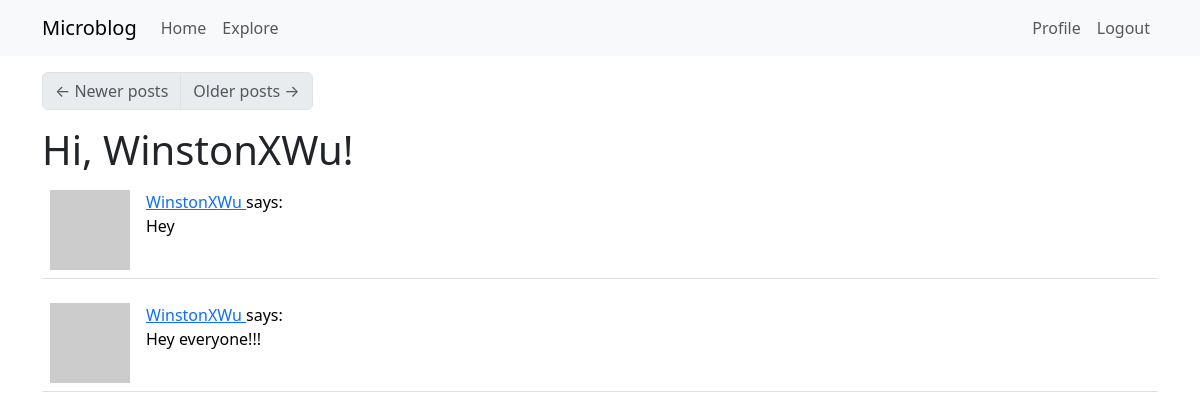
The page /explore (signed in) on the database as committed earlier.
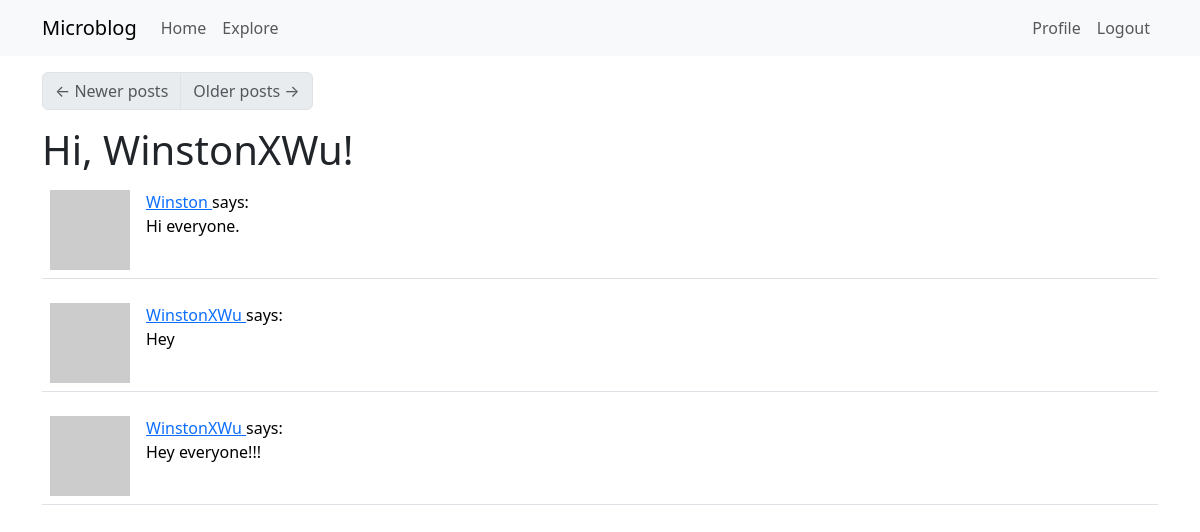
The same page on the database as committed later.
### app/models.py (models this page shows, shortened)
class Post(db.Model):
    id: so.Mapped[int] = so.mapped_column(primary_key=True)
    body: so.Mapped[str] = so.mapped_column(sa.String(140))
    timestamp: so.Mapped[datetime] = so.mapped_column(index=True, default=lambda: datetime.now(timezone.utc))
    user_id: so.Mapped[int] = so.mapped_column(sa.ForeignKey(User.id), index=True)
    author: so.Mapped[User] = so.relationship(back_populates='posts')

class User(UserMixin, db.Model):
    id: so. Mapped[int] = so.mapped_column(primary_key=True)
    username: so.Mapped[str] = so.mapped_column(sa.String(64), index=True, unique=True)
    email: so.Mapped[str] = so.mapped_column(sa.String(120), index=True, unique=True)
    password_hash: so.Mapped[Optional[str]] = so.mapped_column(sa.String(256))
    posts: so.WriteOnlyMapped['Post'] = so.relationship(back_populates='author')
    about_me: so.Mapped[Optional[str]] = so.mapped_column(sa.String(140))
    last_seen: so.Mapped[Optional[datetime]] = so.mapped_column(default=lambda: datetime.now(timezone.utc))
    def avatar(self, size):
        digest = md5(self.email.lower().encode('utf-8')).hexdigest()
        return f'https://www.gravatar.com/avatar/{digest}?d=identicon&s={size}'
    following: so.WriteOnlyMapped['User'] = so.relationship(
        secondary=followers, primaryjoin=(followers.c.follower_id == id),
        secondaryjoin=(followers.c.followed_id == id),
        back_populates='followers')
    followers: so.WriteOnlyMapped['User'] = so.relationship(
        secondary=followers, primaryjoin=(followers.c.followed_id == id),
        secondaryjoin=(followers.c.follower_id == id),
        back_populates='following')

### app/routes.py (the view)
@app.route('/explore')
@login_required
def explore():
    page = request.args.get('page', 1, type=int)
    query = sa.select(Post).order_by(Post.timestamp.desc())
    posts = db.paginate(query, page=page,
                        per_page=app.config['POSTS_PER_PAGE'], error_out=False)
    next_url = url_for('explore', page=posts.next_num) \
        if posts.has_next else None
    prev_url = url_for('explore', page=posts.prev_num) \
        if posts.has_prev else None
    return render_template("index.html", title='Explore', posts=posts.items,
                           next_url=next_url, prev_url=prev_url)

### app/models.py (called while the page is built)
@login.user_loader
def load_user(id):
    return db.session.get(User, int(id))

### app/routes.py (called while the page is built)
@app.before_request
def before_request():
    if current_user.is_authenticated:
        current_user.last_seen = datetime.now(timezone.utc)
        db.session.commit()

### app/templates/index.html (shortened to what this page needs)
{% extends "base.html" %}
{% block content %}
    <nav aria-label="Post navigation">
        <ul class="pagination">
            <li class="page-item{% if not prev_url %} disabled{% endif %}">
                <a class="page-link" href="{{ prev_url }}">
                    <span aria-hidden="true">&larr;</span> Newer posts
                </a>
            </li>
            <li class="page-item{% if not next_url %} disabled{% endif %}">
                <a class="page-link" href="{{ next_url }}">
                    Older posts <span aria-hidden="true">&rarr;</span>
                </a>
            </li>
        </ul>
    </nav>
    <h1>Hi, {{ current_user.username }}!</h1>
    {% for post in posts %}
        {% include '_post.html' %}
    {% endfor %}
{% endblock %}

### app/templates/_post.html
<table class="table table-hover">
    <tr>
        <td width="70px">
            <a href="{{ url_for('user', username=post.author.username) }}">
                <img src="{{ post.author.avatar(70) }}" />
            </a>
        </td>
        <td>
            <a href="{{ url_for('user', username=post.author.username) }}">
                {{ post.author.username }}
            </a>
            says:
            <br>
            {{ post.body }}
        </td>
    </tr>
</table>

Rows that differ between the two databases and show on the page:
added Post: author.username "Winston", body "Hi everyone."
